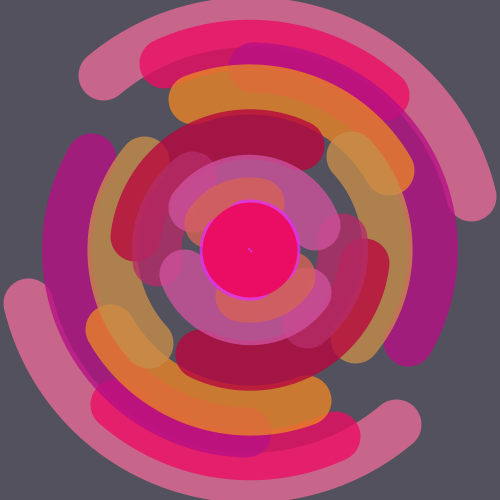
Frame 1 (no input)
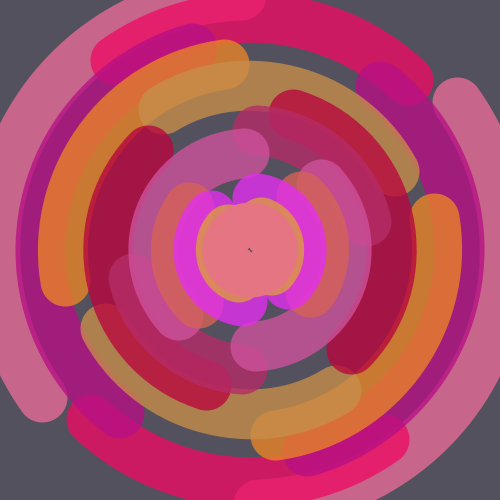
Frame 60 (the mouse pressed at the canvas centre just before this capture)
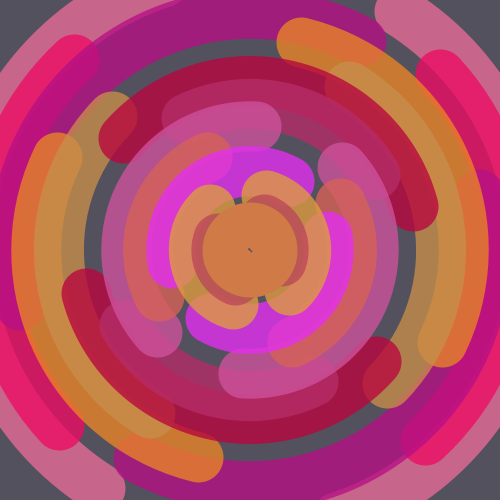
Frame 120 (the mouse held since frame 60 and released just before this capture)

The Processing sketch that drew these frames (run headless with seeded random() and noise(); from frame 60 on, the mouse is pressed at the canvas centre):

// Processing sketch: processing_5757
// ── processing_5757.pde

arq[] arcs;
float ray;int maxi;color nextColor,currentColor;

void setup(){
  size(500,500); maxi=(int)sqrt(250*250+250*250)*2;
  background(255);
  arcs= new arq[10];
  ray = 0;
  for(int a=0;a<10;a++){
    getNextColor();
    arcs[a]=new arq(250,250,50+a*45);
  }
  arcs=(arq[]) reverse(arcs);
  noFill();
  strokeWeight(50); 
  smooth(); 
  strokeCap(ROUND);
}

void draw(){
  ray+=0.9; 
  if(ray>45){
    ray=0;
    for(int a=0;a<arcs.length;a++){
      arcs[a].r+=45;
    }
    getNextColor();
     arcs = (arq[]) append (arcs, new arq(250,250,50));
      if(arcs[0].r>maxi){
       arcs = (arq[]) subset (arcs, 1);
      }
  }
  background(82,81,93);
  for(int a=0;a<arcs.length;a++){
    arcs[a].dessine();
  }
  stroke(getCouleurEnCours());
  ellipse(250,250,45,45);
}

class arq{
  int x,y;
  mouvement m;
  float r,a,l,v;
  color col=nextColor;
  arq(int _x, int _y, int _r){
    col=nextColor;
    m = new mouvement();
    x=_x;
    y=_y;
    r=_r;
    a=random(TWO_PI);
    l=random(0.3,0.7);
    v=random(-0.04,0.04);
  }
  void dessine(){
    stroke(col);
    arc(x, y, r+ray, r+ray, a, a+l*PI); 
    arc(x, y, r+ray, r+ray, a+PI, a+PI+l*PI);
    l=l+(1-l)*0.002;
    a+=m.bouge();
  }
}

class mouvement{
  float n,v,v2;
  mouvement(){
    n=0;v=PI/100;v2=random(.3,0.08);
  } 
  float bouge(){
    n+=v;v*=1.003;
    if(random(100)<1){
      v=-v;
    }
    return cos(n)*v2;
  }
}

void getNextColor(){
  currentColor = nextColor;
  nextColor =color(random(180,255),random(180),random(255),random(200,180)); 
}

color getCouleurEnCours(){
 float d=45-ray;   
 
  
 float b=(blue(currentColor)/45)*d+(blue(nextColor)/45)*ray;  
 float r=(red(currentColor)/45)*d+(red(nextColor)/45)*ray; 
 float g=(green(currentColor)/45)*d+(green(nextColor)/45 )*ray; 
 return color(r,g,b);
}
